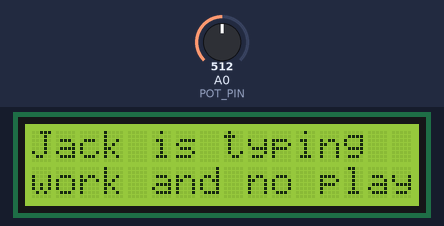
Recording of a sketch running on a simulated Arduino Uno R4 WiFi. Shown: 16×2 character LCD. Inputs (shaded band) come from the test bench; at power-on: A0 (POT_PIN) = 512. WiFi joins after 1.5 s; servers stay silent unless stated; random numbers use the default seed unless the sketch sets one; no MQTT or app messages arrive unless stated; what the sketch prints to the serial monitor is not drawn.

Above: at 2.8 s.
2.9 s: A0 (POT_PIN) set to 900
At 2.97 s:
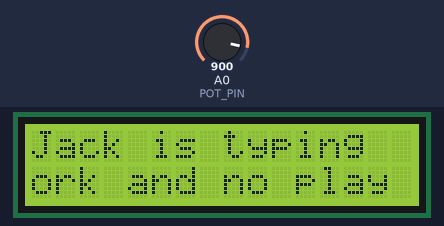
At 3.68 s:
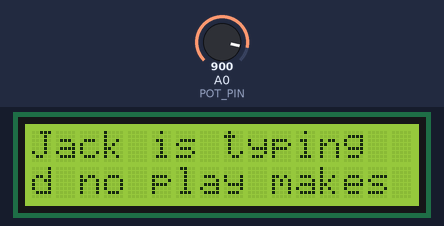
4.7 s: A0 (POT_PIN) set to 1023
At 4.74 s:
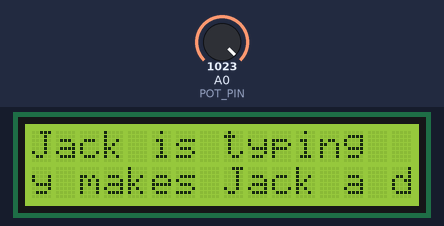
7.3 s: A0 (POT_PIN) set to 990
At 8.3 s:
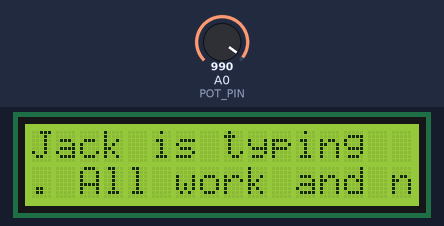

The sketch:

SHINING_S1_Typewriter.ino
```cpp
// =====================================================================
// แนวข้อสอบ The Shining  S1 : เครื่องพิมพ์ดีดของ Jack (เดา · แบบเดียวกับ Final 68 ข้อ 1)
// "All work and no play makes Jack a dull boy"
// หมุน Potentiometer = ความเร็วการพิมพ์ -> publish ไปที่ student_id/typewriter
// และให้ LCD เลื่อนประโยคนั้นด้วยความเร็วตาม Pot (ยิ่งหมุนมาก ยิ่งพิมพ์เร็ว)
//
// บอร์ด Arduino UNO R4 WiFi   ไลบรารี: MQTT (MQTTClient.h), LiquidCrystal_I2C
// วงจร: Potentiometer ขากลาง -> A0 (ขาริม 5V, GND)
//       LCD I2C: SDA, SCL, VCC -> 5V, GND
// =====================================================================

#include <WiFiS3.h>
#include <MQTTClient.h>
#include <Wire.h>
#include <LiquidCrystal_I2C.h>

// ===== แก้ตรงนี้ =====
const char WIFI_SSID[]  = "iphone 80 promax";
const char WIFI_PASSWORD[]  = "88888888";
const String STUDENT_ID = "68070180";
const char MQTT_BROKER_ADRRESS[] = "phycom.it.kmitl.ac.th";     // หรือ mqtt-dashboard.com / test.mosquitto.org
const int   MQTT_PORT = 1883;
const String TOPIC_NAME = "/typewriter";              // <<< เปลี่ยนตามโจทย์จริง
const bool SEND_PERCENT = false;                      // false = 0–1023, true = 0–100

const int POT_PIN = A0;
const String LINE = "All work and no play makes Jack a dull boy. ";

LiquidCrystal_I2C lcd(0x27, 16, 2);
WiFiClient network;
MQTTClient mqtt = MQTTClient(256);
String TOPIC;
int lastSent = -100;
unsigned long lastPub = 0, lastType = 0;
unsigned int typed = 0;           // พิมพ์ไปกี่ตัวแล้ว

void lcdLine(int row, String s) {
  lcd.setCursor(0, row);
  while (s.length() < 16) s += ' ';
  lcd.print(s.substring(0, 16));
}

void connectWiFi() {
  lcdLine(0, "WiFi...");
  while (WiFi.begin(WIFI_SSID, WIFI_PASSWORD) != WL_CONNECTED) { Serial.print("."); delay(3000); }
  while (WiFi.localIP() == IPAddress(0, 0, 0, 0)) delay(200);
  Serial.print("WiFi OK, IP = ");
  Serial.println(WiFi.localIP());
}

void connectToMQTT() {
  while (!mqtt.connected()) {
    lcdLine(0, "MQTT...");
    String id = "r4-" + STUDENT_ID + "-" + String(random(0xFFFF), HEX);
    if (mqtt.connect(id.c_str())) { Serial.println("MQTT OK"); lcdLine(0, "Jack is typing"); }
    else { Serial.print("MQTT fail err="); Serial.print(mqtt.lastError()); Serial.print(" rc="); Serial.println(mqtt.returnCode()); delay(2000); }
  }
}

void setup() {
  Serial.begin(9600);
  lcd.init();
  lcd.backlight();
  TOPIC = STUDENT_ID + TOPIC_NAME;
  connectWiFi();
  randomSeed(micros());
  mqtt.begin(MQTT_BROKER_ADRRESS, MQTT_PORT, network);
  connectToMQTT();
}

void loop() {
  if (WiFi.status() != WL_CONNECTED) connectWiFi();
  if (!mqtt.connected()) connectToMQTT();
  mqtt.loop();

  int raw = analogRead(POT_PIN);
  int value = SEND_PERCENT ? map(raw, 0, 1023, 0, 100) : raw;

  // ---- publish ความเร็ว ----
  bool changed = abs(value - lastSent) >= (SEND_PERCENT ? 1 : 8);
  if ((changed || millis() - lastPub >= 1000) && millis() - lastPub >= 100) {
    mqtt.publish(TOPIC.c_str(), String(value).c_str());
    Serial.println("[TX] " + TOPIC + " : " + String(value));
    lastSent = value;
    lastPub = millis();
  }

  // ---- LCD พิมพ์ทีละตัว: Pot 0 = หยุด, Pot สูงสุด = 20 ตัว/วินาที ----
  if (raw < 20) return;                               // หมุนสุดซ้าย = Jack หยุดพิมพ์
  unsigned long interval = map(raw, 20, 1023, 600, 50);
  if (millis() - lastType >= interval) {
    lastType = millis();
    typed++;
    String loopText = LINE + LINE;
    unsigned int start = typed % LINE.length();
    lcdLine(1, loopText.substring(start, start + 16));
  }
}
```
